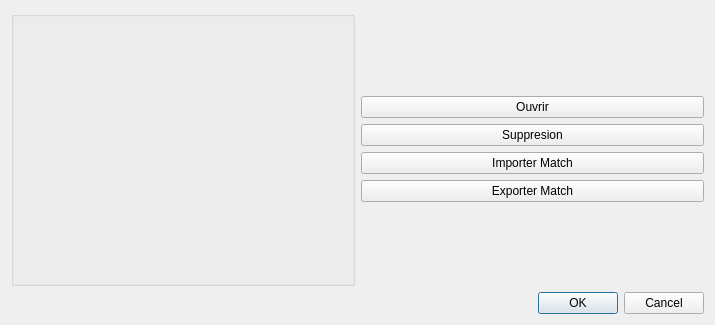
<?xml version="1.0" encoding="UTF-8"?>
<ui version="4.0">
 <class>FenetreChoixMatch</class>
 <widget class="QDialog" name="FenetreChoixMatch">
  <property name="geometry">
   <rect>
    <x>0</x>
    <y>0</y>
    <width>715</width>
    <height>325</height>
   </rect>
  </property>
  <property name="windowTitle">
   <string>Choisir un match</string>
  </property>
  <layout class="QGridLayout" name="gridLayout_4">
   <item row="0" column="0">
    <layout class="QGridLayout" name="gridLayout">
     <item row="0" column="0">
      <widget class="QGroupBox" name="groupBox">
       <property name="title">
        <string/>
       </property>
       <layout class="QGridLayout" name="gridLayout_2">
        <item row="0" column="0">
         <layout class="QVBoxLayout" name="verticalLayout"/>
        </item>
       </layout>
      </widget>
     </item>
     <item row="0" column="1">
      <layout class="QGridLayout" name="gridLayout_3">
       <item row="1" column="0">
        <widget class="QPushButton" name="pushButton_ouv">
         <property name="text">
          <string>Ouvrir</string>
         </property>
        </widget>
       </item>
       <item row="2" column="0">
        <widget class="QPushButton" name="pushButton_sup">
         <property name="text">
          <string>Suppresion</string>
         </property>
        </widget>
       </item>
       <item row="0" column="0">
        <spacer name="verticalSpacer_2">
         <property name="orientation">
          <enum>Qt::Vertical</enum>
         </property>
         <property name="sizeHint" stdset="0">
          <size>
           <width>20</width>
           <height>40</height>
          </size>
         </property>
        </spacer>
       </item>
       <item row="5" column="0">
        <spacer name="verticalSpacer">
         <property name="orientation">
          <enum>Qt::Vertical</enum>
         </property>
         <property name="sizeHint" stdset="0">
          <size>
           <width>20</width>
           <height>40</height>
          </size>
         </property>
        </spacer>
       </item>
       <item row="3" column="0">
        <widget class="QPushButton" name="pB_Importer">
         <property name="text">
          <string>Importer Match</string>
         </property>
        </widget>
       </item>
       <item row="4" column="0">
        <widget class="QPushButton" name="pB_exporter">
         <property name="text">
          <string>Exporter Match</string>
         </property>
        </widget>
       </item>
      </layout>
     </item>
    </layout>
   </item>
   <item row="1" column="0">
    <widget class="QDialogButtonBox" name="buttonBox">
     <property name="orientation">
      <enum>Qt::Horizontal</enum>
     </property>
     <property name="standardButtons">
      <set>QDialogButtonBox::Cancel|QDialogButtonBox::Ok</set>
     </property>
    </widget>
   </item>
  </layout>
 </widget>
 <resources/>
 <connections>
  <connection>
   <sender>buttonBox</sender>
   <signal>rejected()</signal>
   <receiver>FenetreChoixMatch</receiver>
   <slot>reject()</slot>
   <hints>
    <hint type="sourcelabel">
     <x>316</x>
     <y>260</y>
    </hint>
    <hint type="destinationlabel">
     <x>286</x>
     <y>274</y>
    </hint>
   </hints>
  </connection>
  <connection>
   <sender>buttonBox</sender>
   <signal>accepted()</signal>
   <receiver>FenetreChoixMatch</receiver>
   <slot>accept()</slot>
   <hints>
    <hint type="sourcelabel">
     <x>248</x>
     <y>254</y>
    </hint>
    <hint type="destinationlabel">
     <x>157</x>
     <y>274</y>
    </hint>
   </hints>
  </connection>
 </connections>
</ui>
